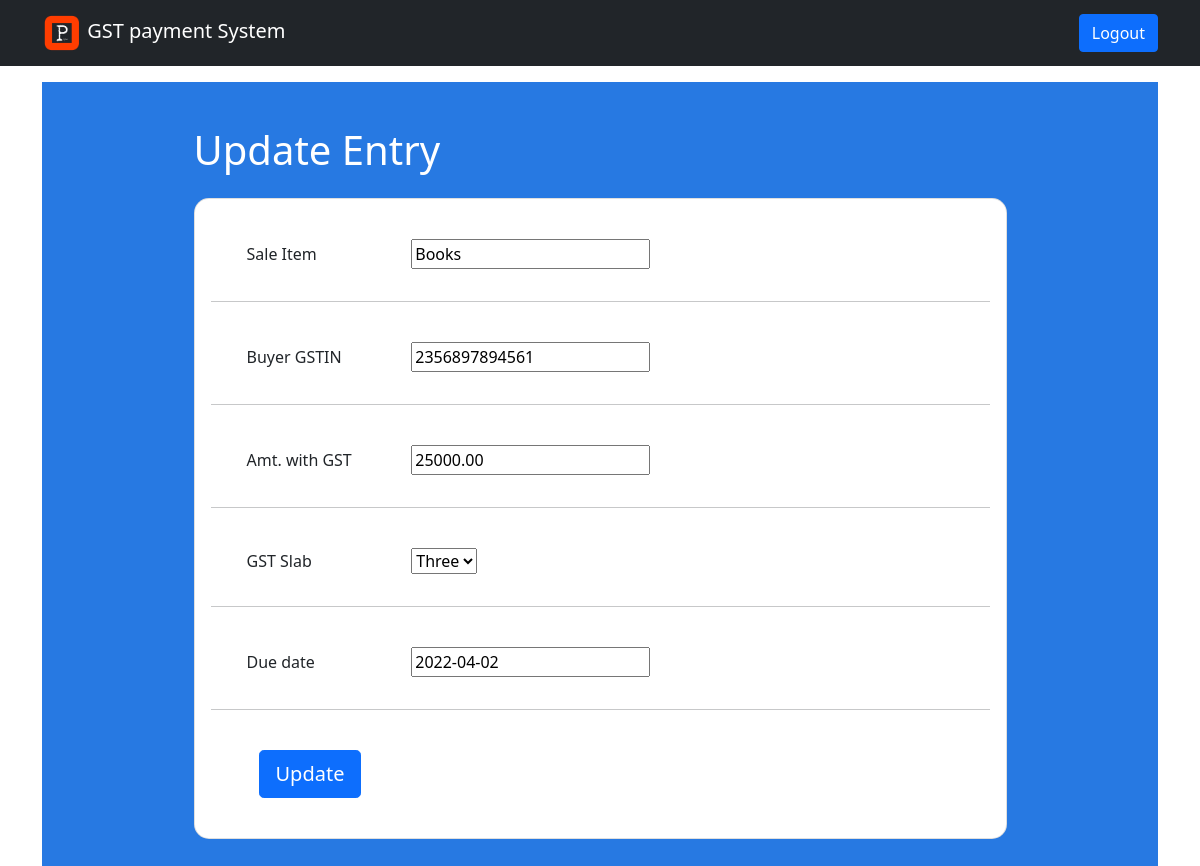
The app's page /edit_entry/8/ (signed in) with its own data.
### gstrepayment/models.py (models this page shows, shortened)
class Entry(models.Model):
    seller = models.ForeignKey(CustomUser, on_delete = models.CASCADE, verbose_name = "Seller")
    sale_item = models.CharField("Sale Item", max_length=100, default="Goods")
    buyer = models.CharField("Buyer GSTIN", max_length=15)
    amount = models.DecimalField("Amt. with GST", decimal_places=2, max_digits=10)
    is_paid = models.BooleanField(default=False)
    today_date = now().replace(hour=0, minute=0, second=0, microsecond=0)
    due_date = models.DateField(default = today_date+timedelta(days=10))
    class GST_SLAB(models.IntegerChoices):
        TWO = 5
        THREE = 12
        FOUR = 18
        FIVE = 28
    gst_percent = models.IntegerField("GST Slab",choices= GST_SLAB.choices, default=18)

### gstrepayment/views.py (the view, shortened to what this page needs)
# urls.py: path("edit_entry/<str:pk>/", views.edit_entry, name='edit_entry'),
@login_required
def edit_entry(request, pk):
    obj = Entry.objects.get(pk=pk)
    page_type = "Update"
    if request.user.is_superuser or request.user.user_type == 'TA':
        if request.method == 'POST':
            form = SaleTaxForm(request.POST, instance=obj)
            if form.is_valid():
                form.save()
                return redirect('home')
        else:
            form = SaleTaxForm(instance=obj)
    context = {
        "form": form,
        "page_type": page_type}
    return render(request, 'gstrepayment/add_entry.html', context)

### gstrepayment/forms.py
class SaleTaxForm(forms.ModelForm):
    class Meta:
        model = Entry
        fields = ['sale_item', 'buyer', 'amount', 'gst_percent', "due_date"]

### gstrepayment/templates/gstrepayment/add_entry.html (shortened to what this page needs)
{% extends 'main.html' %}
{% block content %}
<section class="vh-100" style="background-color: #2779e2;">
  <div class="container h-100">
    <div class="row d-flex justify-content-center align-items-center h-100">
      <div class="col-xl-9">
        {% if page_type == "Update" %}
        <h1 class="text-white mb-4">Update Entry</h1>
        {% else %}
        <h1 class="text-white mb-4">Create Entry</h1>
        {% endif %}
        <form action="" method="POST">
          <div class="card" style="border-radius: 15px;">
            <div class="card-body">
              {% for field in form %}
              <div class="row align-items-center pt-4 pb-3">
                  <div class="col-md-3 ps-5">
                      <label class="mb-0">{{field.label}}</label>
                  </div>
                  <div class="col-md-9 pe-5">
                      {{field}}
                  </div>
              </div>
              <hr class="mx-n3">
              {% endfor %}
              <div class="px-5 py-4">
                {% if page_type == "Update" %}
                <button type="submit" class="btn btn-primary btn-lg">Update</button>
                {% else %}
                <button type="submit" class="btn btn-primary btn-lg">Add</button>
                {% endif %}
              </div>
            </div>
          </div>
        </form>
      </div>
    </div>
  </div>
</section>
{% endblock content %}

### records on screen
Entry: form "Books" "2356897894561" "25000.00" "Three" "2022-04-02"

### other values on screen
{{ field.label }} "Sale Item" "Buyer GSTIN" "Amt. with GST" "GST Slab" "Due date"
